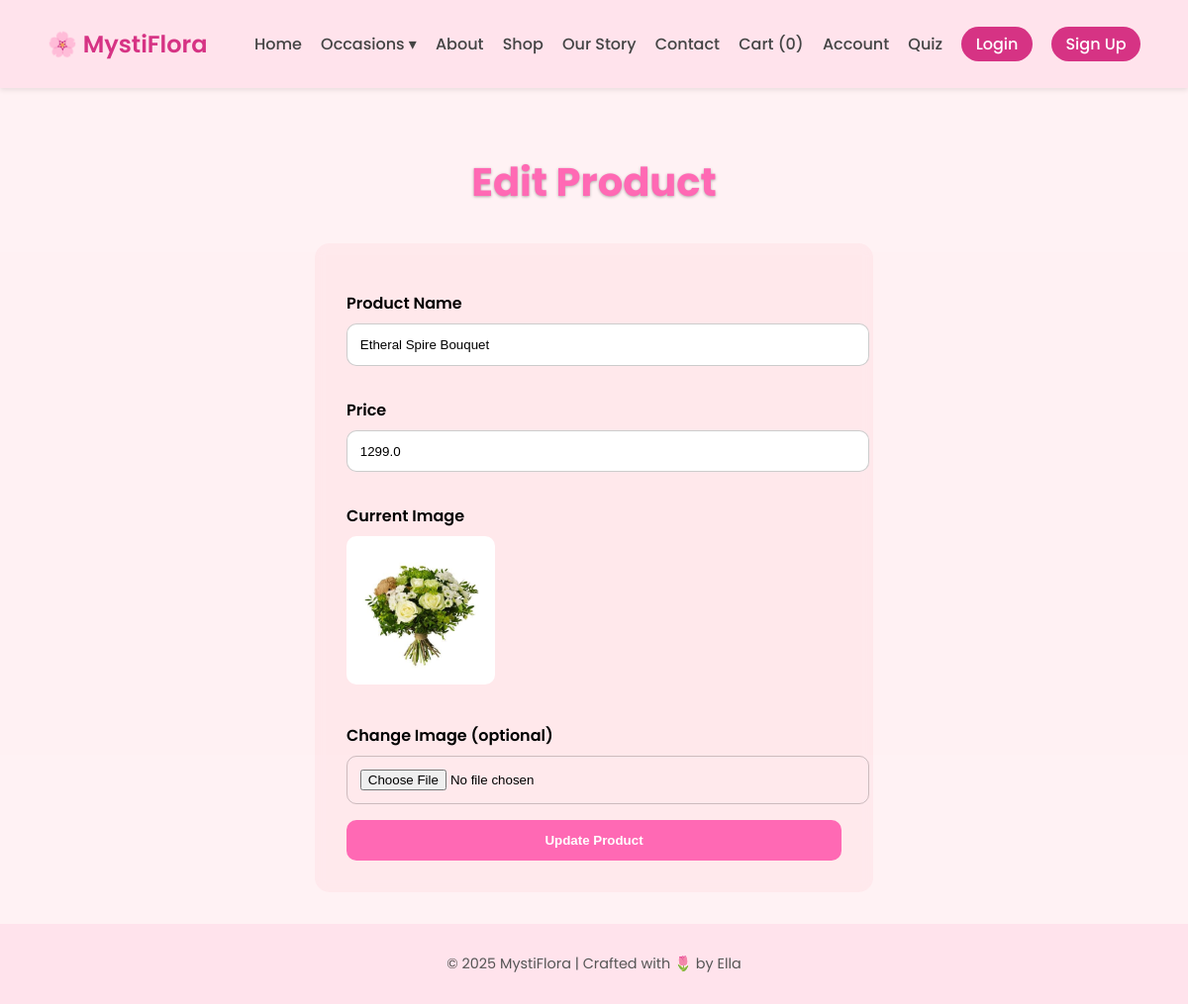
The app's page /admin/edit_product/3 with its own data.
### tables this page shows
CREATE TABLE products (id INTEGER PRIMARY KEY AUTOINCREMENT, name TEXT NOT NULL, price REAL NOT NULL, description TEXT, image TEXT, category TEXT (20));

### app.py (the view, shortened to what this page needs)
@app.route('/admin/edit_product/<int:product_id>', methods=['GET', 'POST'])
def admin_edit_product(product_id):
    db = get_db()
    cur = db.cursor()
    cur.execute("SELECT * FROM products WHERE id = ?", (product_id,))
    product = cur.fetchone()
    if not product:
        flash("Product not found.", "danger")
        return redirect(url_for('admin_dashboard'))
    return render_template('admin_edit_product.html', product=product)

### app.py (called while the page is built)
def get_db():
    db = getattr(g, '_database', None)
    if db is None:
        db = g._database = sqlite3.connect('flowershop.db')
        db.row_factory = sqlite3.Row
    return db

### templates/admin_edit_product.html (shortened to what this page needs)
{% extends 'base.html' %}
{% block content %}
<section class="admin-edit">
    <h2>Edit Product</h2>
    <form method="POST" enctype="multipart/form-data">
        <label for="name">Product Name</label>
        <input type="text" name="name" id="name" value="{{ product['name'] }}" required>
        <label for="price">Price</label>
        <input type="number" name="price" id="price" value="{{ product['price'] }}" step="0.01" required>
        <label>Current Image</label>
        <img src="{{ url_for('static', filename='images/' + product['image']) }}" alt="Product Image">
        <label for="image">Change Image (optional)</label>
        <input type="file" name="image" id="image">
        <button type="submit">Update Product</button>
    </form>
</section>
{% endblock %}

### static/style.css (style rules this page uses)
body { font-family: 'Poppins', sans-serif; background-color: #fff8f9; color: #333; margin: 0; }

### templates/admin_edit_product.html (style rules this page uses)
.admin-edit { display: flex; flex-direction: column; align-items: center; min-height: 90vh; padding: 2rem; font-family: 'Poppins', sans-serif; background-color: rgba(255, 182, 193, 0.1); }
.admin-edit h2 { font-size: 2.5rem; margin-bottom: 2rem; color: #ff69b4; text-shadow: 0 1px 3px rgba(0,0,0,0.3); }
.admin-edit form { background: rgba(255, 182, 193, 0.15); backdrop-filter: blur(6px); padding: 2rem; border-radius: 15px; width: 100%; max-width: 500px; color: #000; }
.admin-edit label { display: block; margin-top: 1rem; margin-bottom: 0.5rem; font-weight: 600; }
.admin-edit input[type="text"], .admin-edit input[type="number"], .admin-edit input[type="file"] { width: 100%; padding: 0.8rem; border-radius: 10px; border: 1px solid rgba(0,0,0,0.2); margin-bottom: 1rem; }
.admin-edit img { max-width: 150px; margin-bottom: 1rem; border-radius: 10px; }
.admin-edit button { width: 100%; padding: 0.8rem; border: none; border-radius: 10px; background-color: #ff69b4; color: #fff; font-weight: 600; cursor: pointer; transition: 0.3s ease; }

### records on screen
products: name "Etheral Spire Bouquet", price "1299.0", image (picture)

### other values on screen
{{ session.get('cart') | length if session.get('cart') else 0 }} "0"
